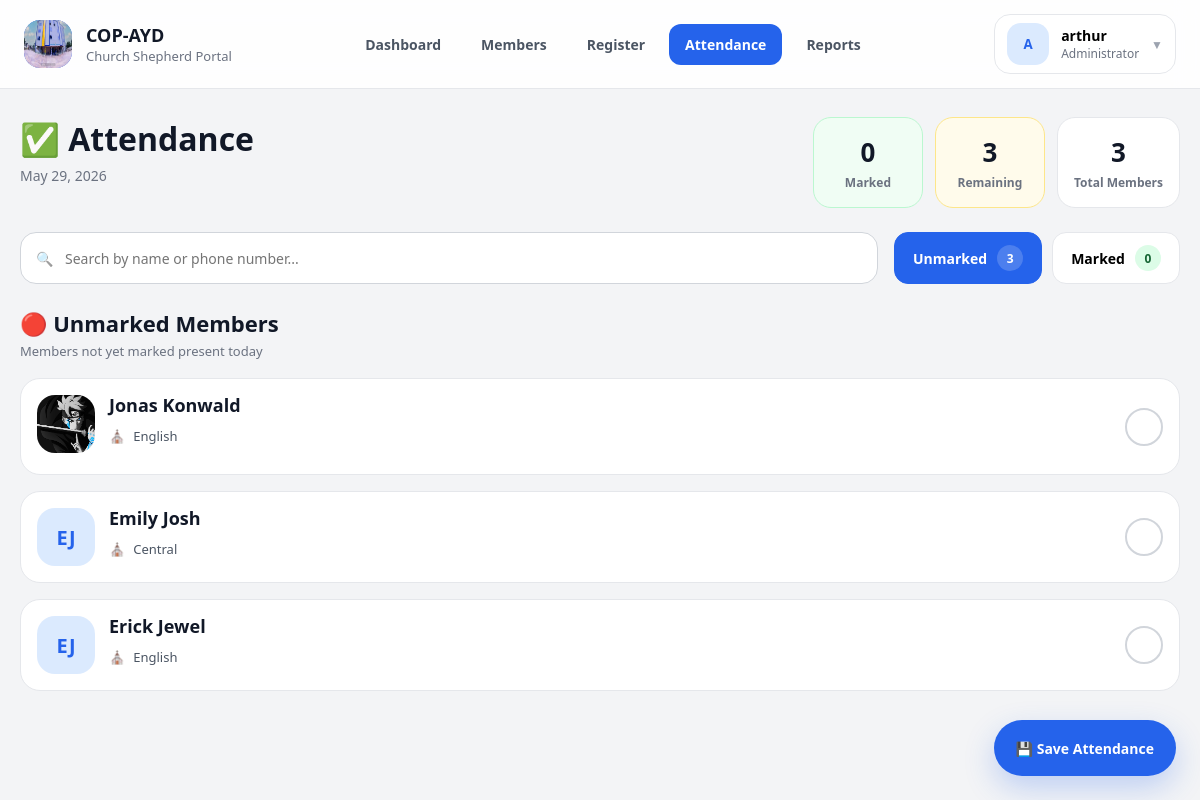
Page /attendance/ (signed in) on the committed database.
### members/models.py (models this page shows, shortened)
class Member(models.Model):
    first_name = models.CharField(max_length=100)
    last_name = models.CharField(max_length=100)
    date_of_birth = models.DateField()
    primary_phone = models.CharField(max_length=20)
    secondary_phone = models.CharField(
        max_length=20,
        blank=True,
        null=True
    )
    email = models.EmailField(blank=True, null=True)
    image = models.ImageField(
        upload_to='profiles/',
        blank=True,
        null=True
    )
    session = models.ForeignKey(
        Session,
        on_delete=models.SET_NULL,
        null=True,
        related_name='members'
    )
    shepherd_group = models.ForeignKey(
        ShepherdGroup,
        on_delete=models.SET_NULL,
        null=True,
        related_name='members'
    )
    registered_by = models.ForeignKey(
        User,
        on_delete=models.SET_NULL,
        null=True,
        related_name='registered_members'
    )
    updated_by = models.ForeignKey(
        User,
        on_delete=models.SET_NULL,
        null=True,
        blank=True,
        related_name='updated_members'
    )
    created_at = models.DateTimeField(auto_now_add=True)
    updated_at = models.DateTimeField(auto_now=True)
    is_active = models.BooleanField(default=True)

class Session(models.Model):
    SESSION_CHOICES = [
        ('central', 'Central'),
        ('english', 'English'),
    ]
    name = models.CharField(
        max_length=20,
        choices=SESSION_CHOICES,
        unique=True
    )

### members/views.py (the view, shortened to what this page needs)
# urls.py: path('attendance/', mark_attendance, name='mark_attendance'),
@login_required
def mark_attendance(request):
    today = date.today()
    members = get_accessible_members(request.user)
    attendance_records = {
        attendance.member.id: attendance.present
        for attendance in Attendance.objects.filter(
            member__in=members,
            date=today
        )
    }
    marked_count = Attendance.objects.filter(
        member__in=members,
        date=today,
        present=True
    ).count()
    unmarked_count = members.count() - marked_count
    context = {
        'members': members,
        'attendance_records': attendance_records,
        'today': today,
        'total': members.count(),
        'marked_count': marked_count,
        'unmarked_count': unmarked_count,
    }
    if request.headers.get('X-Requested-With') == 'XMLHttpRequest':
        return render(
            request,
            'members/partials/attendance_content.html',
            context
        )
    return render(
        request,
        'members/attendance.html',
        context
    )

### members/templates/members/attendance.html
{% extends 'members/base.html' %}
{% block content %}
    {% include 'members/partials/attendance_content.html' %}
{% endblock %}

### members/templates/members/base.html (shortened to what this page needs)
{% load static %}
<!DOCTYPE html>
<html lang="en">
<head>
    <link rel="stylesheet"
        href="{% static 'members/css/base.css' %}">
    <link rel="stylesheet"
        href="{% static 'members/css/layout.css' %}">
    <link rel="stylesheet"
        href="{% static 'members/css/components.css' %}">
    <link rel="stylesheet"
        href="{% static 'members/css/mobile.css' %}">
    <link rel="stylesheet"
        href="{% static 'members/css/dashboard.css' %}">
    <link rel="stylesheet"
        href="{% static 'members/css/attendance.css' %}">
    <link rel="stylesheet"
        href="{% static 'members/css/member_list.css' %}">
    <link rel="stylesheet"
        href="{% static 'members/css/member_inner.css' %}">
    <link rel="stylesheet"
        href="{% static 'members/css/member_detail.css' %}">
    <link rel="stylesheet"
        href="{% static 'members/css/register.css' %}">
    <link rel="stylesheet"
        href="{% static 'members/css/report.css' %}">
    <link rel="stylesheet"
        href="{% static 'members/css/login.css' %}">
</head>
<body>
{% if request.user.is_authenticated %}
<header class="app-header">
    <div class="app-header-inner">
        <div class="app-header-left">
            <a href="/"
               class="app-brand">
                <div class="app-brand-icon">
                    <img src="{% static 'members/imgs/church-logo.jpg' %}" alt="Logo">
                </div>
                <div class="app-brand-content">
                    <span class="app-brand-title">
                        COP-AYD
                    </span>
                    <span class="app-brand-subtitle">
                        Church Shepherd Portal
                    </span>
                </div>
            </a>
        </div>
        <nav class="app-nav">
            <a href="/"
            class="app-nav-link">
                Dashboard
            </a>
            <a href="/members/"
            class="app-nav-link">
                Members
            </a>
            <a href="/register/"
            class="app-nav-link">
                Register
            </a>
            <a href="/attendance/"
            class="app-nav-link">
                Attendance
            </a>
            <a href="/reports/"
            class="app-nav-link">
                Reports
            </a>
        </nav>
        <div class="app-user-dropdown">
            <button type="button"
                    class="app-user-trigger"
                    onclick="toggleUserMenu()">
                <div class="app-user-avatar">
                    {{ request.user.username|first|upper }}
                </div>
                <div class="app-user-meta">
                    <span class="app-user-name">
                        {{ request.user.username }}
                    </span>
                    <span class="app-user-role">
                        {% if request.user.is_superuser %}
                            Administrator
                        {% elif request.user.is_staff %}
                            Staff
                        {% else %}
                            User
                        {% endif %}
                    </span>
                </div>
                <span class="app-user-chevron">
                    ▼
                </span>
            </button>
        </div>
    </div>
</header>
{% endif %}
<main class="app-main">
    <div class="app-container"
         id="content">
        {% block content %}
        {% endblock %}
    </div>
</main>
</body>
</html>

### members/templates/members/partials/attendance_content.html (shortened to what this page needs)
{% load custom_tags %}
<div class="attendance-page">
    <div class="attendance-header">
        <div>
            <h1 class="attendance-title">
                ✅ Attendance
            </h1>
            <p class="attendance-subtitle">
                {{ today }}
            </p>
        </div>
        <div class="attendance-summary-grid">
            <div class="attendance-summary-card success">
                <div class="attendance-summary-number"
                     id="marked-count">
                    {{ marked_count }}
                </div>
                <div class="attendance-summary-label">
                    Marked
                </div>
            </div>
            <div class="attendance-summary-card warning">
                <div class="attendance-summary-number">
                    {{ unmarked_count }}
                </div>
                <div class="attendance-summary-label">
                    Remaining
                </div>
            </div>
            <div class="attendance-summary-card">
                <div class="attendance-summary-number">
                    {{ total }}
                </div>
                <div class="attendance-summary-label">
                    Total Members
                </div>
            </div>
        </div>
    </div>
    <div class="attendance-toolbar">
        <div class="attendance-search-wrapper">
            <span class="attendance-search-icon">
                🔍
            </span>
            <input type="text"
                   id="search"
                   class="attendance-search-input js-search-input"
                   placeholder="Search by name or phone number...">
        </div>
        <div class="attendance-toggle">
            <button type="button"
                    id="btn-unmarked"
                    class="attendance-toggle-btn active"
                    onclick="showSection('unmarked')">
                <span>
                    Unmarked
                </span>
                <span class="attendance-badge"
                      id="unmarked-total">
                    {{ unmarked_count }}
                </span>
            </button>
            <button type="button"
                    id="btn-marked"
                    class="attendance-toggle-btn"
                    onclick="showSection('marked')">
                <span>
                    Marked
                </span>
                <span class="attendance-badge success"
                      id="marked-total">
                    {{ marked_count }}
                </span>
            </button>
        </div>
    </div>
    <section id="unmarked-section"
             class="attendance-section">
        <div class="attendance-section-header">
            <div>
                <h2 class="attendance-section-title">
                    🔴 Unmarked Members
                </h2>
                <p class="attendance-section-subtitle">
                    Members not yet marked present today
                </p>
            </div>
        </div>
        <div class="attendance-members-grid">
            {% for member in members %}
                {% if not attendance_records|get_item:member.id %}
                <div class="attendance-member-card js-member-card"
                     data-name="{{ member.first_name }} {{ member.last_name }}"
                     data-phone="{{ member.primary_phone }} {{ member.secondary_phone }}"
                     data-id="{{ member.id }}"
                     onclick="markPresent(this)">
                    {% include 'members/partials/member_card_inner.html' %}
                </div>
                {% endif %}
            {% endfor %}
        </div>
    </section>
    <div class="attendance-floating-actions">
        <button type="button"
                onclick="saveAttendance()"
                class="floating-save-btn">
            💾 Save Attendance
        </button>
    </div>
</div>

### members/templates/members/partials/member_card_inner.html (shortened to what this page needs)
{% load custom_tags %}
<div class="attendance-member-card-inner">
    <div class="attendance-member-main">
        <div class="attendance-member-avatar-wrapper">
            {% if member.image %}
                <img src="{{ member.image.url }}"
                     class="attendance-member-avatar"
                     alt="{{ member.first_name }}">
            {% else %}
                <div class="attendance-member-avatar attendance-member-avatar-placeholder">
                    {{ member.first_name|first }}{{ member.last_name|first }}
                </div>
            {% endif %}
        </div>
        <div class="attendance-member-info">
            <div class="attendance-member-top-row">
                <h3 class="attendance-member-name">
                    {{ member.first_name }} {{ member.last_name }}
                </h3>
            </div>
            <div class="attendance-member-meta-list">
                {% if member.session %}
                <div class="attendance-member-meta-item">
                    <span class="attendance-member-meta-icon">
                        ⛪
                    </span>
                    <span>
                        {{ member.session.name | capfirst }}
                    </span>
                </div>
                {% endif %}
            </div>
        </div>
    </div>
    <div class="attendance-member-action">
        <div class="attendance-check-circle">
        </div>
    </div>
</div>

### rows in the picture
Member: image (picture), first_name "Jonas", last_name "Konwald", session.name "English"
Member: first_name|first "E", last_name|first "J", first_name "Emily", last_name "Josh", session.name "Central"
Member: first_name|first "E", last_name|first "J", first_name "Erick", last_name "Jewel", session.name "English"

### other values in the picture
{{ request.user.username|first|upper }} "A"
{{ request.user.username }} "arthur"
{{ marked_count }} "0"
{{ unmarked_count }} "3"
{{ total }} "3"
